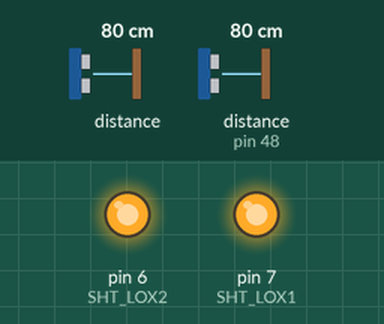
The sketch below on a simulated Arduino Uno, built with avr-gcc and run on an emulated ATmega328P. Parts: output pins drawn as LEDs (lit = HIGH). The test bench sets the inputs (shaded band); at power-on: distance to the obstacle 80 cm, distance to the obstacle (sensor on pin 48) 80 cm. What the sketch prints to the serial monitor is not drawn.

Above: at 1.2 s.
1.3 s: distance to the obstacle (sensor 0) set to 120 cm
4.3 s: distance to the obstacle (sensor on pin 48) set to 250 cm
6.4 s: distance to the obstacle (sensor 0) set to 250 cm
8.4 s: distance to the obstacle (sensor on pin 48) set to 2 cm
Timing chart, 0 to 11.4 s (numbered marks = the images above; inputs shaded):
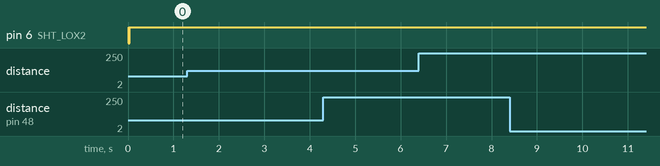

The sketch:

Dual_VL53L0X.ino
```cpp
// (licence header left out)
#include "Adafruit_VL53L0X.h"

// address we will assign if dual sensor is present
#define LOX1_ADDRESS 0x30
#define LOX2_ADDRESS 0x29
int sensor1,sensor2;


// set the pins to shutdown
#define SHT_LOX1 7
#define SHT_LOX2 6

// objects for the vl53l0x
Adafruit_VL53L0X lox1 = Adafruit_VL53L0X();
Adafruit_VL53L0X lox2 = Adafruit_VL53L0X();

// this holds the measurement
VL53L0X_RangingMeasurementData_t measure1;
VL53L0X_RangingMeasurementData_t measure2;

/*
    Reset all sensors by setting all of their XSHUT pins low for delay(10), then set all XSHUT high to bring out of reset
    Keep sensor #1 awake by keeping XSHUT pin high
    Put all other sensors into shutdown by pulling XSHUT pins low
    Initialize sensor #1 with lox.begin(new_i2c_address) Pick any number but 0x29 and it must be under 0x7F. Going with 0x30 to 0x3F is probably OK.
    Keep sensor #1 awake, and now bring sensor #2 out of reset by setting its XSHUT pin high.
    Initialize sensor #2 with lox.begin(new_i2c_address) Pick any number but 0x29 and whatever you set the first sensor to
 */
void setID() {
  // all reset
  digitalWrite(SHT_LOX1, LOW);
  digitalWrite(SHT_LOX2, LOW);
  delay(10);
  // all unreset
  digitalWrite(SHT_LOX1, HIGH);
  digitalWrite(SHT_LOX2, HIGH);
  delay(10);

  // activating LOX1 and reseting LOX2
  digitalWrite(SHT_LOX1, HIGH);
  digitalWrite(SHT_LOX2, LOW);

  // initing LOX1
  if(!lox1.begin(LOX1_ADDRESS)) {
    Serial.println(F("Failed to boot first VL53L0X"));
    while(1);
  }
  delay(10);

  // activating LOX2
  digitalWrite(SHT_LOX2, HIGH);
  delay(10);

  //initing LOX2
  if(!lox2.begin(LOX2_ADDRESS)) {
    Serial.println(F("Failed to boot second VL53L0X"));
    while(1);
  }
}

void read_dual_sensors() {

  lox1.rangingTest(&measure1); // pass in 'true' to get debug data printout!
  lox2.rangingTest(&measure2); // pass in 'true' to get debug data printout!

  // print sensor one reading
  Serial.print("1: ");
  if(measure1.RangeStatus != 4) {     // if not out of range
    sensor1 = measure1.RangeMilliMeter;
    Serial.print(sensor1);
    Serial.print("mm");
  } else {
    Serial.print("Out of range");
  }

  Serial.print(" ");

  // print sensor two reading
  Serial.print("2: ");
  if(measure2.RangeStatus != 4) {
    sensor2 = measure2.RangeMilliMeter;
    Serial.print(sensor2);
    Serial.print("mm");
  } else {
    Serial.print("Out of range");
  }

  Serial.println();
}

void setup() {
  Serial.begin(9600);

  // wait until serial port opens for native USB devices
  while (! Serial) { delay(1); }

  pinMode(SHT_LOX1, OUTPUT);
  pinMode(SHT_LOX2, OUTPUT);

  Serial.println("Shutdown pins inited...");

  digitalWrite(SHT_LOX1, LOW);
  digitalWrite(SHT_LOX2, LOW);

  Serial.println("Both in reset mode...(pins are low)");


  Serial.println("Starting...");
  setID();

}

void loop() {

  read_dual_sensors();
  delay(100);
}
```

Measured:
- after the input at 1.3 s, every drawn part: stays the same
- after the input at 4.3 s, every drawn part: stays the same
- after the input at 6.4 s, every drawn part: stays the same
- after the input at 8.4 s, every drawn part: stays the same
